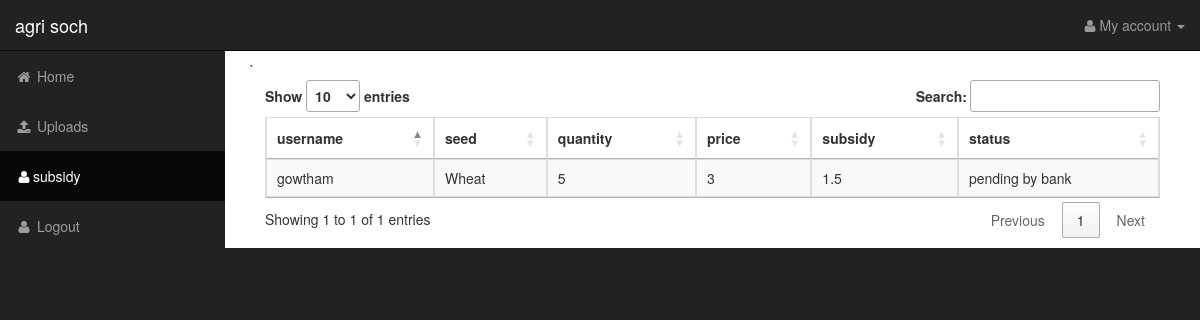
/users.php (signed in), run on the app's committed database.
### tables this page shows
CREATE TABLE `buy` (
  `sno` int(11) NOT NULL,
  `username` varchar(500) NOT NULL,
  `seed` varchar(500) NOT NULL,
  `actual` varchar(500) NOT NULL,
  `quantity` varchar(500) NOT NULL,
  `subsidy` varchar(500) NOT NULL,
  `status` varchar(500) NOT NULL
);

### users.php (the view, shortened to what this page needs)
<?php
include('header.php');
$whete = 50;
?>
<div class="container-fluid">
	<div class="table-responsive">
		<table id="myTable" class="table table-bordered table-striped table-hover">
			<thead>
				<tr>
					<th>username</th>
					<th>seed</th>
					<th>quantity</th>
					<th>price</th>
					<th>subsidy</th>
					<th>status</th>
				</tr>
			</thead>
			<tbody>
				<?php
				$name = $_SESSION['nameuser'];
				$query = "SELECT * FROM `buy` WHERE `username`= '$name'";
				$result = mysqli_query($con,$query);
				while ($fetch=mysqli_fetch_array($result))
				{
					?>
					<tr>
						<td><?php 	echo $fetch['username']?></td>
						<td><?php echo $fetch['seed']?></td>
						<td><?php echo $fetch['quantity']?></td>
						<td><?php echo $fetch['actual']?></td>
						<?php
						if($fetch['subsidy'] == 'not')
						{
							$rs = $whete *(int)$fetch['actual']/100;
							?>
								<td><?php echo $rs ?></td>
							<?php
						}else{
						?>
						<td><?php echo $fetch['subsidy']?></td>
					<?php }?>
						<td><?php echo $fetch['status']?></td>
					</tr>
					<?php
				}
				?>
			</tbody>
		</table>
	</div>
</div>
<?php include 'footer.php'; ?>

### css/sb-admin.css (style rules this page uses)
body { margin-top: 100px; background-color: #222; }
@media (min-width:768px) { body { margin-top: 50px; } }

### data on the page
buy: username "gowtham", seed "Wheat", quantity "5", actual "3", actual "1.5", status "pending by bank"
